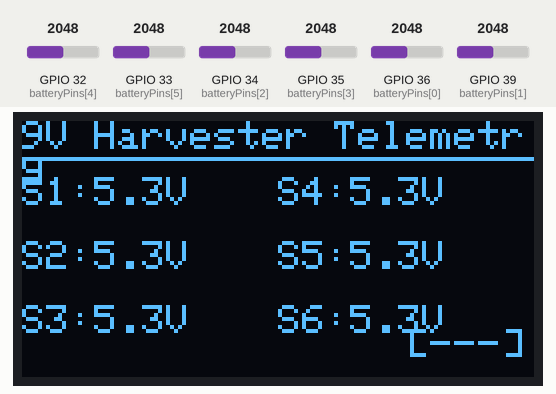
Simulated run of this sketch. Board: ESP32. Parts: 128×64 one-colour display. The inputs (shaded band) are chosen by the test bench; at power-on: GPIO 32 (batteryPins[4]) = 2048, GPIO 33 (batteryPins[5]) = 2048, GPIO 34 (batteryPins[2]) = 2048, GPIO 35 (batteryPins[3]) = 2048, GPIO 36 (batteryPins[0]) = 2048, GPIO 39 (batteryPins[1]) = 2048. Nothing arrives over Bluetooth unless stated; a phone connects over Bluetooth LE 3 s after start; what the sketch prints to the serial monitor is not drawn.

Above: at 2.7 s.
2.8 s: GPIO 32 (batteryPins[4]) set to 1980
At 4.8 s:
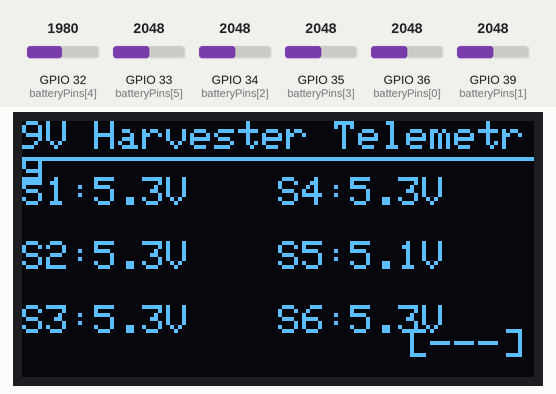
5.1 s: GPIO 32 (batteryPins[4]) set to 1911
At 6.4 s:
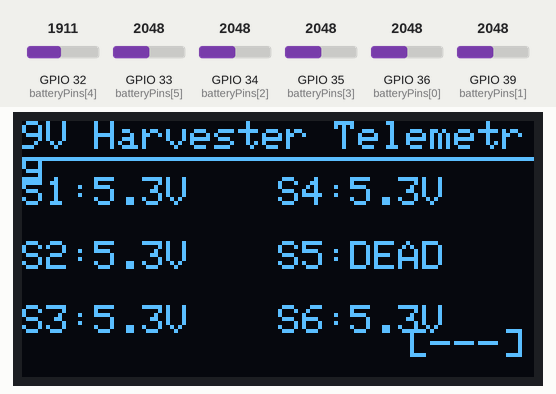
7.2 s: GPIO 33 (batteryPins[5]) set to 1897
At 8.9 s:
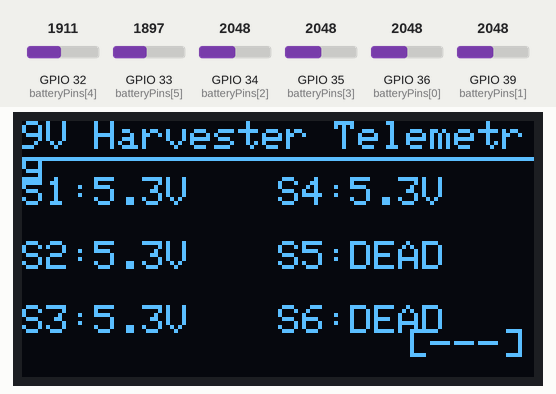
9.3 s: GPIO 34 (batteryPins[2]) set to 2866
At 11.1 s:
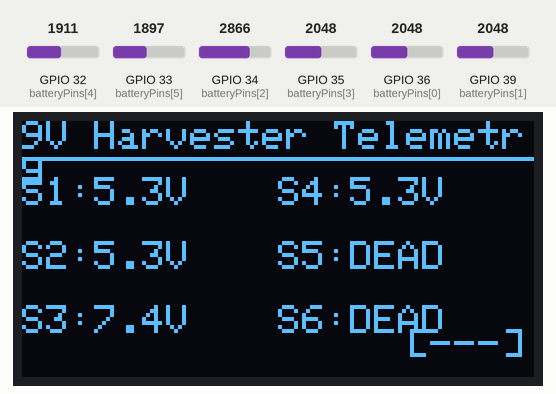
11.4 s: GPIO 35 (batteryPins[3]) set to 2866
At 12.7 s:
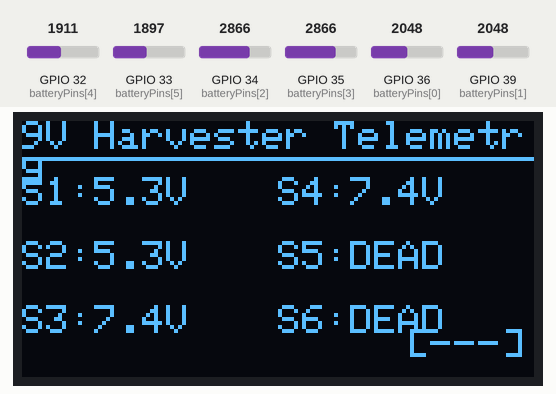
13.5 s: GPIO 36 (batteryPins[0]) set to 2866
At 15.2 s:
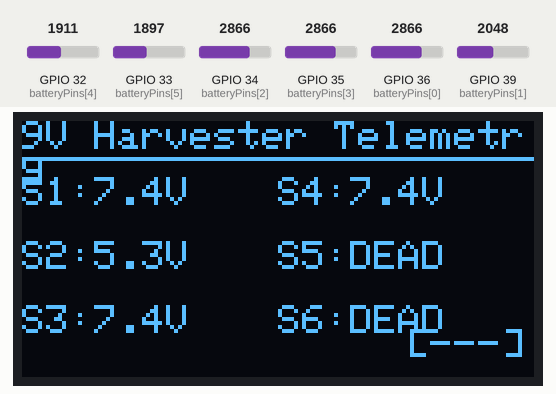
Timing chart, 0 to 16.6 s (numbered marks = the images above; inputs shaded):
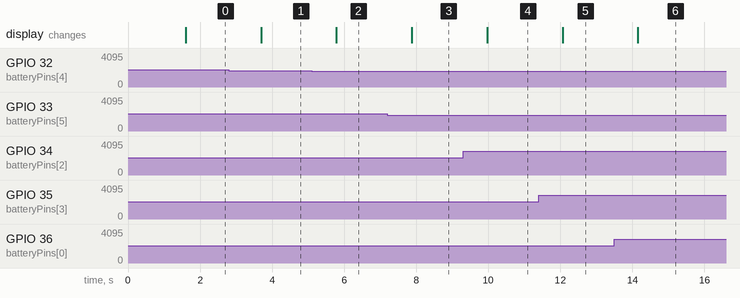

Measured:
- the behaviour switches between 1939 and 1938 on GPIO 32 (batteryPins[4]) (found by bisection; images 1 and 2)
- the behaviour switches between 1939 and 1938 on GPIO 33 (batteryPins[5]) (found by bisection; images 2 and 3)
- after the input at 2.8 s, the display: changes after 0.89 s (image 1)
- after the input at 5.1 s, the display: changes after 0.69 s (image 2)
- after the input at 7.2 s, the display: changes after 0.68 s (image 3)
- after the input at 9.3 s, the display: changes after 0.67 s (image 4)
- after the input at 11.4 s, the display: changes after 0.66 s (image 5)
- after the input at 13.5 s, the display: changes after 0.65 s (image 6)

The sketch:

Smart_9V_Hub.ino
```cpp
// (licence header left out)
#include <Wire.h>
#include <Adafruit_GFX.h>
#include <Adafruit_SSD1306.h>
#include <BLEDevice.h>
#include <BLEServer.h>
#include <BLEUtils.h>
#include <BLE2902.h>

// OLED Display Configuration
#define SCREEN_WIDTH 128
#define SCREEN_HEIGHT 64
#define OLED_RESET    -1
#define SCREEN_ADDRESS 0x3C

Adafruit_SSD1306 display(SCREEN_WIDTH, SCREEN_HEIGHT, &Wire, OLED_RESET);

// ESP32 Hardware ADC Pins (ADC1 channels safe to use with Bluetooth enabled)
const int batteryPins[6] = {36, 39, 34, 35, 32, 33};

// Voltage Divider Calibration Parameters
// R1 = 22k Top Resistor, R2 = 10k Bottom Resistor
const float R1 = 22000.0;
const float R2 = 10000.0;
const float ADC_MAX = 4095.0;
const float V_REF = 3.3; // ESP32 ADC Reference Voltage
const float LOW_VOLTAGE_CUTOFF = 5.0; // Voltage floor cutoff for depleted battery

// BLE UUID Configuration
#define SERVICE_UUID        "4fafc201-1fb5-459e-8fcc-c5c9c331914b"
#define CHARACTERISTIC_UUID "beb5483e-36e1-4688-b7f5-ea07361b26a8"

BLECharacteristic *pCharacteristic;
bool deviceConnected = false;

// BLE Callbacks
class MyServerCallbacks: public BLEServerCallbacks {
    void onConnected(BLEServer* pServer) {
      deviceConnected = true;
      Serial.println("[BLE] Client Device Connected!");
    };
    void onDisconnected(BLEServer* pServer) {
      deviceConnected = false;
      Serial.println("[BLE] Client Device Disconnected!");
      // Restart advertising so client can reconnect seamlessly
      BLEDevice::startAdvertising();
    }
};

// Moving average sampling filter for smooth ADC readings
float readFilteredVoltage(int pin) {
  long sum = 0;
  const int samples = 16;
  for (int i = 0; i < samples; i++) {
    sum += analogRead(pin);
    delayMicroseconds(100);
  }
  float rawAvg = (float)sum / samples;
  float vPin = (rawAvg / ADC_MAX) * V_REF;
  return vPin * ((R1 + R2) / R2);
}

void setup() {
  Serial.begin(115200);
  Serial.println("Starting Smart 9V Battery Harvester...");

  // Initialize I2C Bus (SDA = GPIO 21, SCL = GPIO 22)
  Wire.begin(21, 22);

  // Initialize SSD1306 Display
  if(!display.begin(SSD1306_SWITCHCAPVCC, SCREEN_ADDRESS)) {
    Serial.println(F("SSD1306 OLED initialization failed!"));
    for(;;);
  }

  display.clearDisplay();
  display.setTextSize(1);
  display.setTextColor(SSD1306_WHITE);
  display.setCursor(0, 0);
  display.println(F("Smart 9V Harvester"));
  display.println(F("Initializing ADC..."));
  display.println(F("BLE: Starting..."));
  display.display();
  delay(1500);

  // Configure ADC Pins
  for (int i = 0; i < 6; i++) {
    pinMode(batteryPins[i], INPUT);
  }

  // Initialize BLE Stack
  BLEDevice::init("9V_Harvester");
  BLEServer *pServer = BLEDevice::createServer();
  pServer->setCallbacks(new MyServerCallbacks());

  BLEService *pService = pServer->createService(SERVICE_UUID);
  pCharacteristic = pService->createCharacteristic(
                      CHARACTERISTIC_UUID,
                      BLECharacteristic::PROPERTY_READ   |
                      BLECharacteristic::PROPERTY_NOTIFY
                    );
  pCharacteristic->addDescriptor(new BLE2902());
  pService->start();

  BLEAdvertising *pAdvertising = BLEDevice::getAdvertising();
  pAdvertising->addServiceUUID(SERVICE_UUID);
  pAdvertising->setScanResponse(true);
  pAdvertising->setMinPreferred(0x06); // functions that help with iPhone connections issue
  pAdvertising->setMinPreferred(0x12);
  BLEDevice::startAdvertising();

  Serial.println("[BLE] Advertising started. Ready for connections!");
}

void loop() {
  float voltages[6];
  String jsonPayload = "{";

  // Read and process all 6 battery channels
  for (int i = 0; i < 6; i++) {
    voltages[i] = readFilteredVoltage(batteryPins[i]);
    String statusStr = (voltages[i] < LOW_VOLTAGE_CUTOFF) ? "EMPTY" : "OK";

    // Format telemetry string as {"s1":{"v":8.4,"st":"OK"}, ...}
    jsonPayload += "\"s" + String(i + 1) + "\":{\"v\":" + String(voltages[i], 2) + ",\"st\":\"" + statusStr + "\"}";
    if (i < 5) jsonPayload += ",";
  }
  jsonPayload += "}";

  // Update Local SSD1306 OLED Screen
  display.clearDisplay();
  display.setCursor(0, 0);
  display.println(F("9V Harvester Telemetry"));
  display.drawLine(0, 9, 128, 9, SSD1306_WHITE);

  for (int i = 0; i < 6; i++) {
    int col = (i < 3) ? 0 : 64;
    int row = 14 + ((i % 3) * 16);

    display.setCursor(col, row);
    display.print("S"); display.print(i + 1); display.print(":");

    if (voltages[i] < LOW_VOLTAGE_CUTOFF) {
      display.print("DEAD ");
    } else {
      display.print(voltages[i], 1); display.print("V");
    }
  }

  // BLE Connection Indicator at bottom right of screen
  display.setCursor(96, 52);
  display.print(deviceConnected ? "[BLE]" : "[---]");
  display.display();

  // Send BLE Telemetry Notification
  if (deviceConnected) {
    pCharacteristic->setValue(jsonPayload.c_str());
    pCharacteristic->notify();
    Serial.println("[BLE Stream] " + jsonPayload);
  }

  delay(1000); // 1 Hz Telemetry Refresh Rate
}
```
